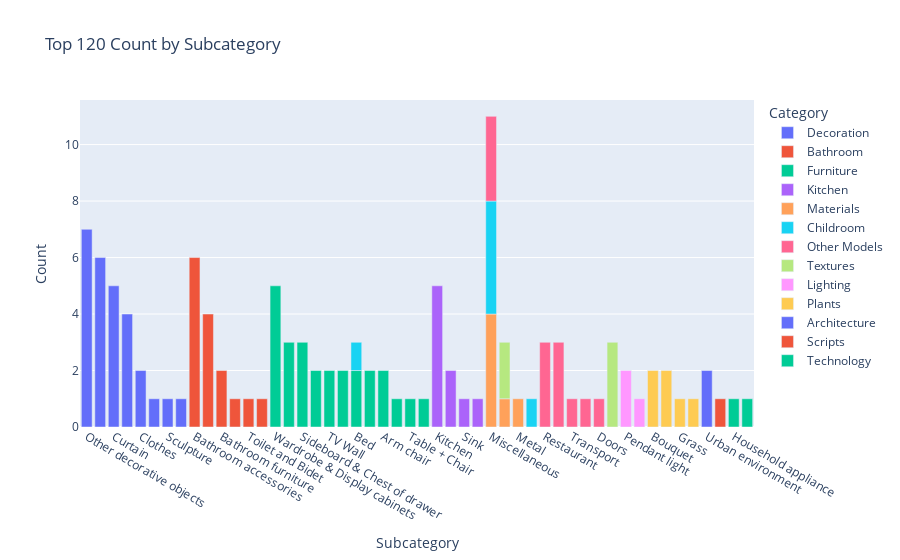

Write notebook code for a chart like this one.
### Code cell
result_grouped_subcat = result_vis.groupby(by=['Category', 'Subcategory'], as_index=False).size()
result_grouped_subcat.columns = ['Category', 'Subcategory', 'Count']
result_grouped_subsort = result_grouped_subcat.sort_values(by='Count', ascending=False) # type: ignore

fig2 = px.bar(result_grouped_subsort, x='Subcategory', y='Count', color = 'Category', title='Top 120 Count by Subcategory')
fig2.show()

### Figure 1 — Plotly figure (JSON) as saved in the notebook; plotly's stock layout.template omitted (floating-point values rounded to 4 significant figures)
{"data": [{"alignmentgroup": "True", "hovertemplate": "Category=Decoration<br>Subcategory=%{x}<br>Count=%{y}<extra></extra>", "legendgroup": "Decoration", "marker": {"color": "#636efa", "pattern": {"shape": ""}}, "name": "Decoration", "offsetgroup": "Decoration", "orientation": "v", "showlegend": true, "textposition": "auto", "type": "bar", "x": ["Other decorative objects", "Decorative set", "Curtain", "Carpets", "Clothes", "Frame", "Sculpture", "Vase"], "xaxis": "x", "y": [7, 6, 5, 4, 2, 1, 1, 1], "yaxis": "y"}, {"alignmentgroup": "True", "hovertemplate": "Category=Bathroom<br>Subcategory=%{x}<br>Count=%{y}<extra></extra>", "legendgroup": "Bathroom", "marker": {"color": "#EF553B", "pattern": {"shape": ""}}, "name": "Bathroom", "offsetgroup": "Bathroom", "orientation": "v", "showlegend": true, "textposition": "auto", "type": "bar", "x": ["Bathroom accessories", "Faucet", "Bathroom furniture", "Towel rail", "Toilet and Bidet", "Bathtub"], "xaxis": "x", "y": [6, 4, 2, 1, 1, 1], "yaxis": "y"}, {"alignmentgroup": "True", "hovertemplate": "Category=Furniture<br>Subcategory=%{x}<br>Count=%{y}<extra></extra>", "legendgroup": "Furniture", "marker": {"color": "#00cc96", "pattern": {"shape": ""}}, "name": "Furniture", "offsetgroup": "Furniture", "orientation": "v", "showlegend": true, "textposition": "auto", "type": "bar", "x": ["Wardrobe & Display cabinets", "Office furniture", "Sideboard & Chest of drawer", "Rack", "TV Wall", "Table", "Bed", "Other", "Arm chair", "Other soft seating", "Table + Chair", "Chair"], "xaxis": "x", "y": [5, 3, 3, 2, 2, 2, 2, 2, 2, 1, 1, 1], "yaxis": "y"}, {"alignmentgroup": "True", "hovertemplate": "Category=Kitchen<br>Subcategory=%{x}<br>Count=%{y}<extra></extra>", "legendgroup": "Kitchen", "marker": {"color": "#ab63fa", "pattern": {"shape": ""}}, "name": "Kitchen", "offsetgroup": "Kitchen", "orientation": "v", "showlegend": true, "textposition": "auto", "type": "bar", "x": ["Kitchen", "Tableware", "Sink", "Food and drinks"], "xaxis": "x", "y": [5, 2, 1, 1], "yaxis": "y"}, {"alignmentgroup": "True", "hovertemplate": "Category=Materials<br>Subcategory=%{x}<br>Count=%{y}<extra></extra>", "legendgroup": "Materials", "marker": {"color": "#FFA15A", "pattern": {"shape": ""}}, "name": "Materials", "offsetgroup": "Materials", "orientation": "v", "showlegend": true, "textposition": "auto", "type": "bar", "x": ["Miscellaneous", "Tile", "Metal"], "xaxis": "x", "y": [4, 1, 1], "yaxis": "y"}, {"alignmentgroup": "True", "hovertemplate": "Category=Childroom<br>Subcategory=%{x}<br>Count=%{y}<extra></extra>", "legendgroup": "Childroom", "marker": {"color": "#19d3f3", "pattern": {"shape": ""}}, "name": "Childroom", "offsetgroup": "Childroom", "orientation": "v", "showlegend": true, "textposition": "auto", "type": "bar", "x": ["Miscellaneous", "Bed", "Wardrobe"], "xaxis": "x", "y": [4, 1, 1], "yaxis": "y"}, {"alignmentgroup": "True", "hovertemplate": "Category=Other Models<br>Subcategory=%{x}<br>Count=%{y}<extra></extra>", "legendgroup": "Other Models", "marker": {"color": "#FF6692", "pattern": {"shape": ""}}, "name": "Other Models", "offsetgroup": "Other Models", "orientation": "v", "showlegend": true, "textposition": "auto", "type": "bar", "x": ["Miscellaneous", "Restaurant", "Sports", "Transport", "Musical instrument", "Doors"], "xaxis": "x", "y": [3, 3, 3, 1, 1, 1], "yaxis": "y"}, {"alignmentgroup": "True", "hovertemplate": "Category=Textures<br>Subcategory=%{x}<br>Count=%{y}<extra></extra>", "legendgroup": "Textures", "marker": {"color": "#B6E880", "pattern": {"shape": ""}}, "name": "Textures", "offsetgroup": "Textures", "orientation": "v", "showlegend": true, "textposition": "auto", "type": "bar", "x": ["Floor coverings", "Tile"], "xaxis": "x", "y": [3, 2], "yaxis": "y"}, {"alignmentgroup": "True", "hovertemplate": "Category=Lighting<br>Subcategory=%{x}<br>Count=%{y}<extra></extra>", "legendgroup": "Lighting", "marker": {"color": "#FF97FF", "pattern": {"shape": ""}}, "name": "Lighting", "offsetgroup": "Lighting", "orientation": "v", "showlegend": true, "textposition": "auto", "type": "bar", "x": ["Pendant light", "Technical lighting"], "xaxis": "x", "y": [2, 1], "yaxis": "y"}, {"alignmentgroup": "True", "hovertemplate": "Category=Plants<br>Subcategory=%{x}<br>Count=%{y}<extra></extra>", "legendgroup": "Plants", "marker": {"color": "#FECB52", "pattern": {"shape": ""}}, "name": "Plants", "offsetgroup": "Plants", "orientation": "v", "showlegend": true, "textposition": "auto", "type": "bar", "x": ["Bouquet", "Indoor", "Grass", "Tree"], "xaxis": "x", "y": [2, 2, 1, 1], "yaxis": "y"}, {"alignmentgroup": "True", "hovertemplate": "Category=Architecture<br>Subcategory=%{x}<br>Count=%{y}<extra></extra>", "legendgroup": "Architecture", "marker": {"color": "#636efa", "pattern": {"shape": ""}}, "name": "Architecture", "offsetgroup": "Architecture", "orientation": "v", "showlegend": true, "textposition": "auto", "type": "bar", "x": ["Urban environment"], "xaxis": "x", "y": [2], "yaxis": "y"}, {"alignmentgroup": "True", "hovertemplate": "Category=Scripts<br>Subcategory=%{x}<br>Count=%{y}<extra></extra>", "legendgroup": "Scripts", "marker": {"color": "#EF553B", "pattern": {"shape": ""}}, "name": "Scripts", "offsetgroup": "Scripts", "orientation": "v", "showlegend": true, "textposition": "auto", "type": "bar", "x": ["Scripts"], "xaxis": "x", "y": [1], "yaxis": "y"}, {"alignmentgroup": "True", "hovertemplate": "Category=Technology<br>Subcategory=%{x}<br>Count=%{y}<extra></extra>", "legendgroup": "Technology", "marker": {"color": "#00cc96", "pattern": {"shape": ""}}, "name": "Technology", "offsetgroup": "Technology", "orientation": "v", "showlegend": true, "textposition": "auto", "type": "bar", "x": ["Household appliance", "PC & other electronics"], "xaxis": "x", "y": [1, 1], "yaxis": "y"}], "layout": {"barmode": "relative", "legend": {"title": {"text": "Category"}, "tracegroupgap": 0}, "title": {"text": "Top 120 Count by Subcategory"}, "xaxis": {"anchor": "y", "domain": [0, 1], "title": {"text": "Subcategory"}}, "yaxis": {"anchor": "x", "domain": [0, 1], "title": {"text": "Count"}}}}
